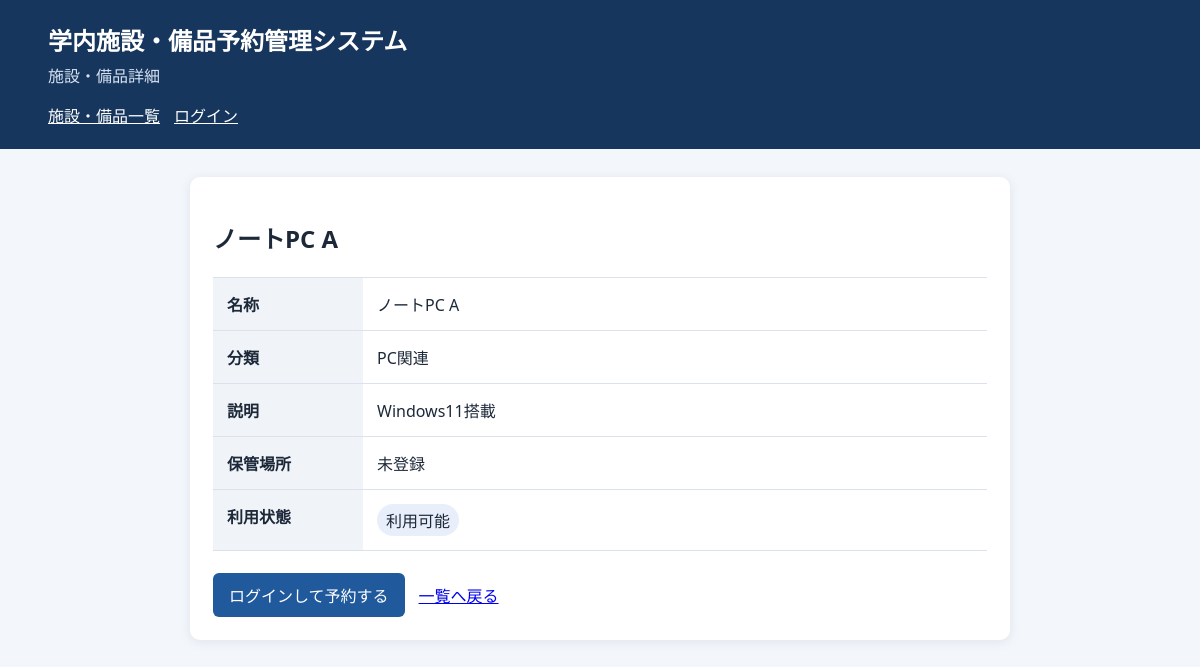
/item_detail.php?id=3, run on the app's committed database.
### tables this page shows
CREATE TABLE IF NOT EXISTS items (
  id INT UNSIGNED NOT NULL AUTO_INCREMENT,
  category_id INT UNSIGNED NOT NULL,
  name VARCHAR(100) NOT NULL,
  description TEXT NULL,
  storage_location VARCHAR(255) NULL,
  status ENUM('available','maintenance','inactive') NOT NULL DEFAULT 'available',
  PRIMARY KEY (id),
  KEY idx_items_category (category_id),
  CONSTRAINT fk_items_category FOREIGN KEY (category_id)
    REFERENCES categories(id) ON UPDATE CASCADE ON DELETE RESTRICT
);

CREATE TABLE IF NOT EXISTS categories (
  id INT UNSIGNED NOT NULL AUTO_INCREMENT,
  name VARCHAR(100) NOT NULL,
  PRIMARY KEY (id),
  UNIQUE KEY uq_categories_name (name)
);

### public/item_detail.php (the view, shortened to what this page needs)
<?php
function e(mixed $value): string
{
    return htmlspecialchars(
        (string) ($value ?? ''),
        ENT_QUOTES | ENT_SUBSTITUTE,
        'UTF-8'
    );
}
function status_label(string $status): string
{
    return [
        'available' => '利用可能',
        'maintenance' => 'メンテナンス',
        'inactive' => '利用停止',
    ][$status] ?? $status;
}
$item = null;
$currentUser = null;
$error = null;
$notFound = false;
$idInput = $_GET['id'] ?? '';
if (!is_string($idInput) || !ctype_digit($idInput) || (int) $idInput < 1) {
    http_response_code(404);
    $notFound = true;
} else {
    try {
        $pdo = new PDO(
            'mysql:host=' . getenv('DB_HOST')
                . ';dbname=' . getenv('DB_NAME')
                . ';charset=utf8mb4',
            (string) getenv('DB_USER'),
            (string) getenv('DB_PASSWORD'),
            [
                PDO::ATTR_ERRMODE => PDO::ERRMODE_EXCEPTION,
                PDO::ATTR_DEFAULT_FETCH_MODE => PDO::FETCH_ASSOC,
                PDO::ATTR_EMULATE_PREPARES => false,
            ]
        );
        $itemStatement = $pdo->prepare(
            'SELECT i.id, i.name, i.description, i.status,'
                . ' c.name AS category_name, NULL AS storage_location'
                . ' FROM items i'
                . ' JOIN categories c ON c.id = i.category_id'
                . ' WHERE i.id = ?'
        );
        $itemStatement->execute([(int) $idInput]);
        $item = $itemStatement->fetch() ?: null;
    } catch (PDOException) {
        http_response_code(500);
        $error = '施設・備品の詳細を取得できませんでした。時間をおいて再度お試しください。';
    }
}
?>
<!doctype html>
<html lang="ja">
<head>
</head>
<body>
<header>
  <h1>学内施設・備品予約管理システム</h1>
  <p>施設・備品詳細</p>
  <nav>
    <a href="/items.php">施設・備品一覧</a>
    <?php if ($currentUser): ?>
      <span><?= e($currentUser['name']) ?>さん</span>
      <form method="post" action="/logout.php">
        <input type="hidden" name="csrf_token" value="<?= e($_SESSION['csrf_token'] ?? '') ?>">
        <button type="submit">ログアウト</button>
      </form>
    <?php else: ?>
      <a href="/login.php">ログイン</a>
    <?php endif; ?>
  </nav>
</header>
<main>
  <section class="card">
    <?php if ($error): ?>
      <h2>エラー</h2>
      <p class="alert" role="alert"><?= e($error) ?></p>
    <?php elseif ($notFound): ?>
      <h2>施設・備品が見つかりません</h2>
      <p class="alert" role="alert">指定された施設・備品は存在しないか、利用できません。</p>
    <?php else: ?>
      <h2><?= e($item['name']) ?></h2>
      <dl class="details">
        <dt>名称</dt>
        <dd><?= e($item['name']) ?></dd>
        <dt>分類</dt>
        <dd><?= e($item['category_name']) ?></dd>
        <dt>説明</dt>
        <dd><?= e($item['description'] ?: '未登録') ?></dd>
        <dt>保管場所</dt>
        <dd><?= e($item['storage_location'] ?: '未登録') ?></dd>
        <dt>利用状態</dt>
        <dd><span class="pill"><?= e(status_label((string) $item['status'])) ?></span></dd>
      </dl>
      <div class="actions">
        <?php if ($item['status'] === 'available' && $currentUser): ?>
          <a class="button" href="/rese_request.php?id=<?= e($item['id']) ?>">予約する</a>
        <?php elseif ($item['status'] === 'available'): ?>
          <a class="button" href="/login.php">ログインして予約する</a>
        <?php else: ?>
          <span class="muted">現在、この施設・備品は予約できません。</span>
        <?php endif; ?>
        <a href="/items.php">一覧へ戻る</a>
      </div>
    <?php endif; ?>
  </section>
</main>
</body>
</html>

### public/item_detail.php (style rules this page uses)
:root { font-family: system-ui, -apple-system, "Yu Gothic", Meiryo, sans-serif; color: #1d2939; background: #f3f6fb; }
* { box-sizing: border-box; }
body { margin: 0; }
header { background: #17365d; color: white; padding: 22px max(4vw, 20px); }
header h1 { margin: 0 0 6px; font-size: 1.5rem; }
header p { margin: 0; color: #d7e3f3; }
nav { display: flex; gap: 14px; margin-top: 16px; align-items: center; flex-wrap: wrap; }
nav a { color: white; }
main { max-width: 860px; margin: 28px auto; padding: 0 20px; }
.card { background: white; padding: 23px; border-radius: 10px; box-shadow: 0 2px 12px #182e4615; }
.details { display: grid; grid-template-columns: 150px minmax(0, 1fr); margin: 22px 0; border-top: 1px solid #dce2eb; }
.details dt, .details dd { margin: 0; padding: 14px; border-bottom: 1px solid #dce2eb; }
.details dt { background: #f0f4f9; font-weight: 700; }
.details dd { white-space: pre-wrap; overflow-wrap: anywhere; }
.pill { display: inline-block; padding: 4px 9px; border-radius: 20px; background: #e9effa; }
.actions { display: flex; gap: 14px; align-items: center; flex-wrap: wrap; }
.button { display: inline-block; padding: 10px 16px; border-radius: 6px; background: #215a9c; color: white; text-decoration: none; }

### data on the page
items: name "ノートPC A", category.name "PC関連", description "Windows11搭載", status "利用可能"

### other printed values
$item['storage_location'] ?: '未登録' "未登録"
